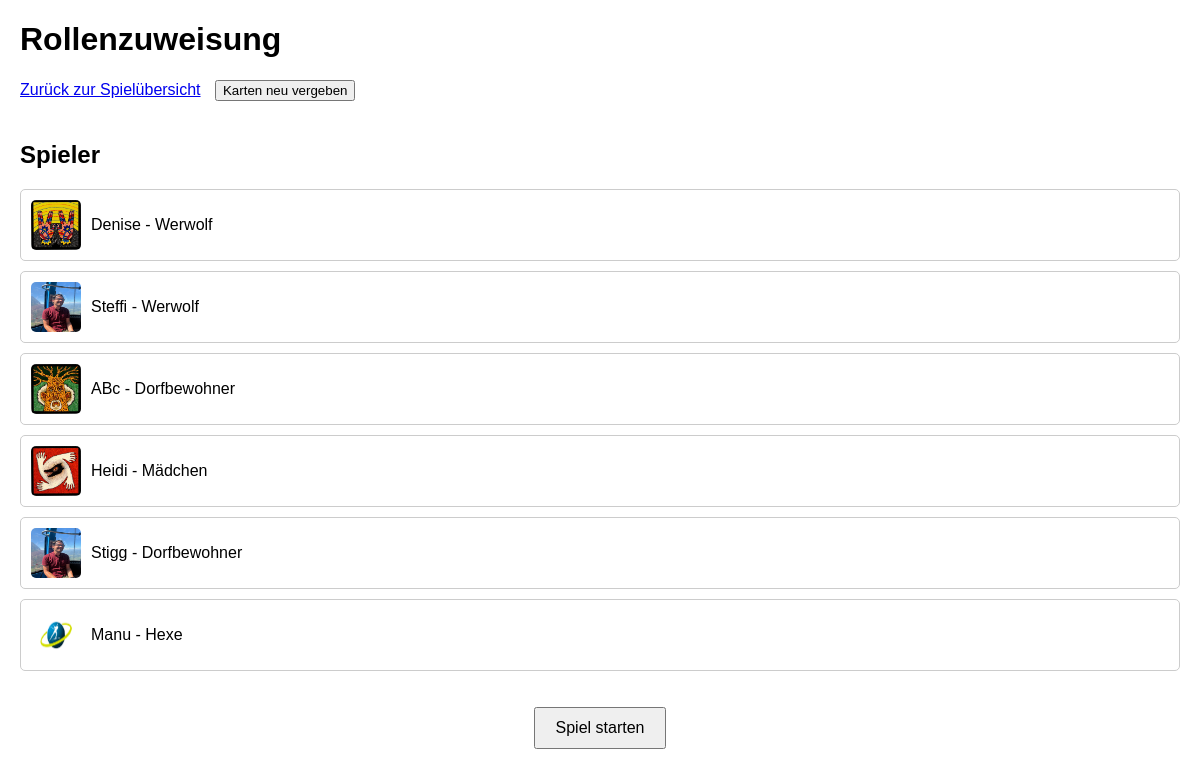
Screenshot of /game with the database file from the repository.
### tables this page shows
CREATE TABLE "players" (
	"id"	INTEGER,
	"name"	TEXT NOT NULL UNIQUE,
	"image"	TEXT,
	"role"	TEXT,
	"status"	TEXT, in_love BOOLEAN DEFAULT FALSE, witch_heal INTEGER DEFAULT NULL, witch_poison INTEGER DEFAULT NULL,
	PRIMARY KEY("id" AUTOINCREMENT)
);

### app.py (the view)
@app.route('/game', methods=['GET'])
def game():
    try:
        with get_db_connection() as conn:
            players = conn.execute("SELECT name, image, role FROM players").fetchall()
            dieb_exists = conn.execute(
                "SELECT 1 FROM game_roles WHERE role_name = 'Dieb' LIMIT 1"
            ).fetchone() is not None
            thief_cards = []
            if dieb_exists:
                thief_cards = conn.execute("SELECT role_name FROM thief_cards").fetchall()
        return render_template(
            'game.html',
            players=[{"name": p["name"], "image": p["image"], "role": p["role"]} for p in players],
            thief_cards=[{"role_name": t["role_name"]} for t in thief_cards] if dieb_exists else None
        )
    except Exception as e:
        print(f"Fehler in der /game-Route: {e}")
        return "Ein Fehler ist aufgetreten.", 500

### app.py (called while the page is built)
def get_db_connection():
    conn = sqlite3.connect('players.db', timeout=10)  # 🔥 Timeout von 10 Sekunden setzen
    conn.row_factory = sqlite3.Row
    return conn

### templates/game.html (shortened to what this page needs)
<!DOCTYPE html>
<html lang="en">
<head>
</head>
<body>
    <h1>Rollenzuweisung</h1>
    <div class="buttons">
        <a href="{{ url_for('gameoverview') }}">Zurück zur Spielübersicht</a>
        <button onclick="assignRoles()">Karten neu vergeben</button>
    </div>
    <div class="container">
        <div class="player">
            <h2>Spieler</h2>
            <ul>
                {% for player in players %}
                <li>
                    <img src="{{ player.image }}" alt="{{ player.name }}">
                    <span>{{ player.name }} - {{ player.role or "Keine Rolle" }}</span>
                </li>
                {% endfor %}
            </ul>
        </div>
    </div>
</body>
</html>
<div style="text-align: center; margin-top: 20px;">
    <button onclick="startGame()" class="btn btn-primary" style="padding: 10px 20px; font-size: 16px;">Spiel starten</button>
</div>

### templates/game.html (style rules this page uses)
body { font-family: Arial, sans-serif; margin: 20px; }
.container { display: flex; justify-content: space-between; gap: 20px; }
.player, .thief-cards { flex: 1; }
ul { list-style: none; padding: 0; }
li { margin: 10px 0; padding: 10px; border: 1px solid #ccc; border-radius: 5px; display: flex; align-items: center; gap: 10px; }
img { width: 50px; height: 50px; border-radius: 5px; }
.buttons { margin-bottom: 20px; }
.buttons button, .buttons a { margin-right: 10px; }

### rows the page displays
players: image (picture), name "Denise", role "Werwolf"
players: image (picture), name "Steffi", role "Werwolf"
players: image (picture), name "ABc", role "Dorfbewohner"
players: image (picture), name "Heidi", role "Mädchen"
players: image (picture), name "Stigg", role "Dorfbewohner"
players: image (picture), name "Manu", role "Hexe"
